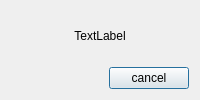
<?xml version="1.0" encoding="UTF-8"?>
<ui version="4.0">
 <class>SensorInfoDialog</class>
 <widget class="QDialog" name="SensorInfoDialog">
  <property name="geometry">
   <rect>
    <x>0</x>
    <y>0</y>
    <width>200</width>
    <height>100</height>
   </rect>
  </property>
  <property name="windowTitle">
   <string>sensor info</string>
  </property>
  <layout class="QVBoxLayout" name="verticalLayout" stretch="12,1">
   <item>
    <widget class="QLabel" name="label_info">
     <property name="text">
      <string>TextLabel</string>
     </property>
     <property name="alignment">
      <set>Qt::AlignCenter</set>
     </property>
    </widget>
   </item>
   <item>
    <layout class="QHBoxLayout" name="horizontalLayout" stretch="0,0">
     <item>
      <spacer name="horizontalSpacer">
       <property name="orientation">
        <enum>Qt::Horizontal</enum>
       </property>
       <property name="sizeHint" stdset="0">
        <size>
         <width>40</width>
         <height>20</height>
        </size>
       </property>
      </spacer>
     </item>
     <item>
      <widget class="QPushButton" name="pushButton_cancel">
       <property name="text">
        <string>cancel</string>
       </property>
      </widget>
     </item>
    </layout>
   </item>
  </layout>
 </widget>
 <resources/>
 <connections/>
</ui>
